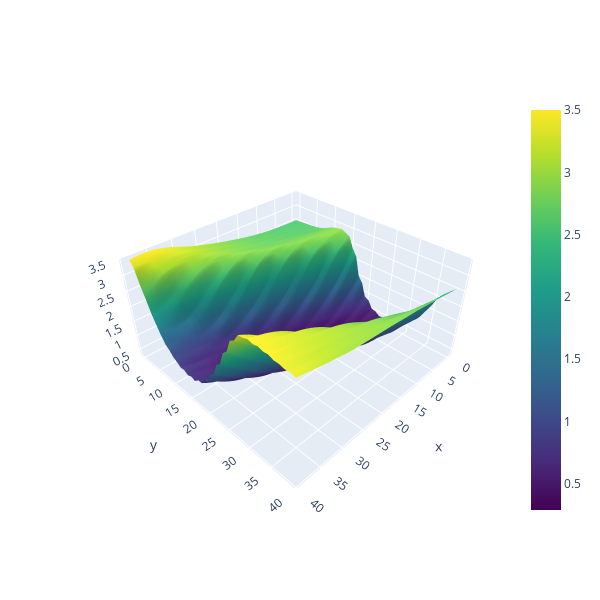

Source (notebook cell):
### Code cell
plot_landscape_3d(loss_data_fin, STEPS)

### Figure 1 — Plotly figure (JSON) as saved in the notebook; plotly's stock layout.template omitted (floating-point values rounded to 4 significant figures; data arrays with more than 128 entries replaced by an {"elided": "..."} marker saying what was removed)
{"data": [{"colorscale": [[0, "#440154"], [0.1111, "#482878"], [0.2222, "#3e4989"], [0.3333, "#31688e"], [0.4444, "#26828e"], [0.5556, "#1f9e89"], [0.6667, "#35b779"], [0.7778, "#6ece58"], [0.8889, "#b5de2b"], [1, "#fde725"]], "name": "Loss Landscape", "type": "surface", "x": {"elided": "40x40 int values"}, "y": {"elided": "40x40 int values"}, "z": {"elided": "40x40 float values"}}], "layout": {"height": 600, "scene": {"aspectmode": "manual", "aspectratio": {"x": 1, "y": 1, "z": 0.5}, "zaxis": {"range": [0.2898, 3.502]}}, "width": 600}}
